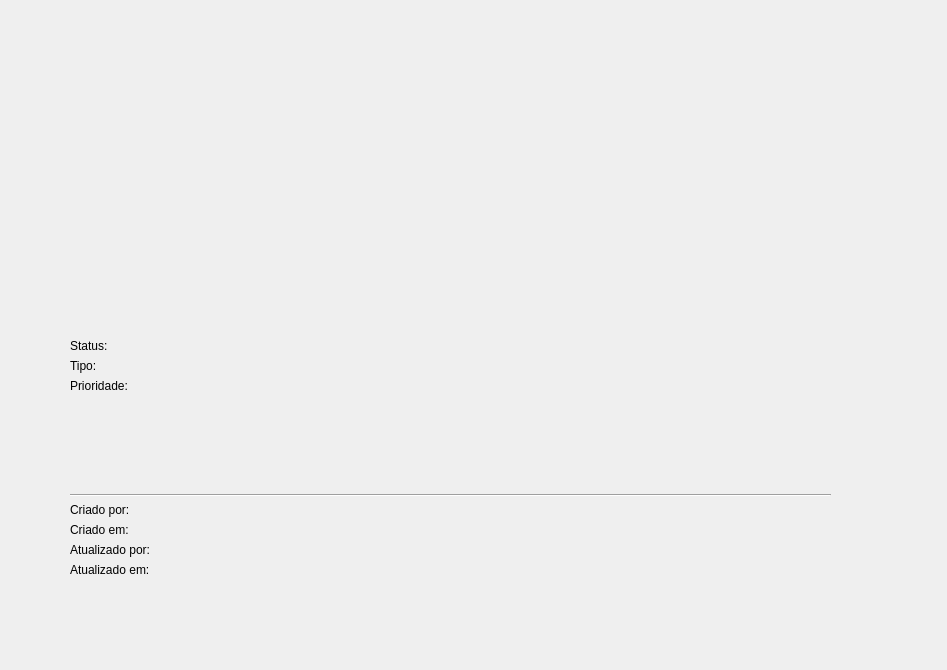
<?xml version="1.0" encoding="UTF-8"?>
<ui version="4.0">
 <class>Properties</class>
 <widget class="QWidget" name="Properties">
  <property name="geometry">
   <rect>
    <x>0</x>
    <y>0</y>
    <width>947</width>
    <height>670</height>
   </rect>
  </property>
  <property name="windowTitle">
   <string>Form</string>
  </property>
  <widget class="QWidget" name="verticalLayoutWidget">
   <property name="geometry">
    <rect>
     <x>70</x>
     <y>30</y>
     <width>761</width>
     <height>621</height>
    </rect>
   </property>
   <layout class="QVBoxLayout" name="verticalLayout">
    <item>
     <layout class="QVBoxLayout" name="verticalLayout_4">
      <item>
       <widget class="QLabel" name="lblDefinition">
        <property name="enabled">
         <bool>true</bool>
        </property>
        <property name="text">
         <string>&lt;html&gt;&lt;head/&gt;&lt;body&gt;&lt;p&gt;&lt;span style=&quot; font-size:16pt;&quot;&gt;&lt;br/&gt;&lt;/span&gt;&lt;/p&gt;&lt;p&gt;&lt;span style=&quot; font-size:16pt;&quot;&gt;&lt;br/&gt;&lt;/span&gt;&lt;/p&gt;&lt;/body&gt;&lt;/html&gt;</string>
        </property>
        <property name="wordWrap">
         <bool>true</bool>
        </property>
       </widget>
      </item>
     </layout>
    </item>
    <item>
     <widget class="QLabel" name="lblEspecification">
      <property name="enabled">
       <bool>true</bool>
      </property>
      <property name="text">
       <string>&lt;html&gt;&lt;head/&gt;&lt;body&gt;&lt;p&gt;&lt;span style=&quot; font-size:16pt;&quot;&gt;&lt;br/&gt;&lt;/span&gt;&lt;/p&gt;&lt;p&gt;&lt;span style=&quot; font-size:16pt;&quot;&gt;&lt;br/&gt;&lt;/span&gt;&lt;/p&gt;&lt;/body&gt;&lt;/html&gt;</string>
      </property>
      <property name="wordWrap">
       <bool>true</bool>
      </property>
     </widget>
    </item>
    <item>
     <layout class="QFormLayout" name="formLayout_8">
      <item row="0" column="0">
       <layout class="QFormLayout" name="formLayout_9">
        <item row="0" column="0">
         <widget class="QLabel" name="label_16">
          <property name="text">
           <string>Status:</string>
          </property>
         </widget>
        </item>
        <item row="2" column="0">
         <widget class="QLabel" name="label_17">
          <property name="text">
           <string>Prioridade:</string>
          </property>
         </widget>
        </item>
        <item row="1" column="0">
         <widget class="QLabel" name="label_2">
          <property name="text">
           <string>Tipo:</string>
          </property>
         </widget>
        </item>
       </layout>
      </item>
      <item row="0" column="1">
       <layout class="QFormLayout" name="formLayout_10">
        <item row="1" column="1">
         <widget class="QLabel" name="lblStatus">
          <property name="text">
           <string/>
          </property>
         </widget>
        </item>
        <item row="2" column="1">
         <widget class="QLabel" name="lblType">
          <property name="text">
           <string/>
          </property>
         </widget>
        </item>
        <item row="3" column="1">
         <widget class="QLabel" name="lblPriority">
          <property name="text">
           <string/>
          </property>
         </widget>
        </item>
       </layout>
      </item>
     </layout>
    </item>
    <item>
     <layout class="QHBoxLayout" name="horizontalLayout"/>
    </item>
    <item>
     <widget class="Line" name="line">
      <property name="orientation">
       <enum>Qt::Horizontal</enum>
      </property>
     </widget>
    </item>
    <item>
     <layout class="QFormLayout" name="formLayout_7">
      <item row="0" column="0">
       <layout class="QFormLayout" name="formLayout_6">
        <item row="0" column="0">
         <widget class="QLabel" name="label_15">
          <property name="text">
           <string>Criado por:</string>
          </property>
         </widget>
        </item>
        <item row="2" column="0">
         <widget class="QLabel" name="label_14">
          <property name="text">
           <string>Atualizado por:</string>
          </property>
         </widget>
        </item>
        <item row="1" column="0">
         <widget class="QLabel" name="label">
          <property name="text">
           <string>Criado em:</string>
          </property>
         </widget>
        </item>
        <item row="3" column="0">
         <widget class="QLabel" name="label_18">
          <property name="text">
           <string>Atualizado em:</string>
          </property>
         </widget>
        </item>
       </layout>
      </item>
      <item row="0" column="1">
       <layout class="QFormLayout" name="formLayout_5">
        <item row="0" column="1">
         <widget class="QLabel" name="lblCreatedBy">
          <property name="text">
           <string/>
          </property>
         </widget>
        </item>
        <item row="2" column="1">
         <widget class="QLabel" name="lblCreatedAt">
          <property name="text">
           <string/>
          </property>
         </widget>
        </item>
        <item row="4" column="1">
         <widget class="QLabel" name="lblUpdatedAt">
          <property name="text">
           <string/>
          </property>
         </widget>
        </item>
        <item row="3" column="1">
         <widget class="QLabel" name="lblUpdatedBy">
          <property name="text">
           <string/>
          </property>
         </widget>
        </item>
       </layout>
      </item>
     </layout>
    </item>
   </layout>
  </widget>
 </widget>
 <resources/>
 <connections/>
</ui>
